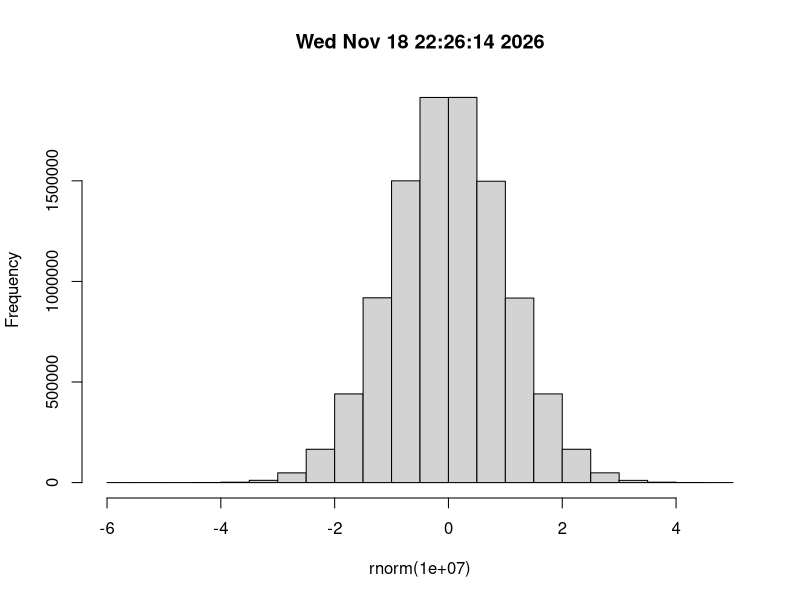

R code for this plot:
## ---- chunk 1
hist(rnorm(1e7), main=date())
